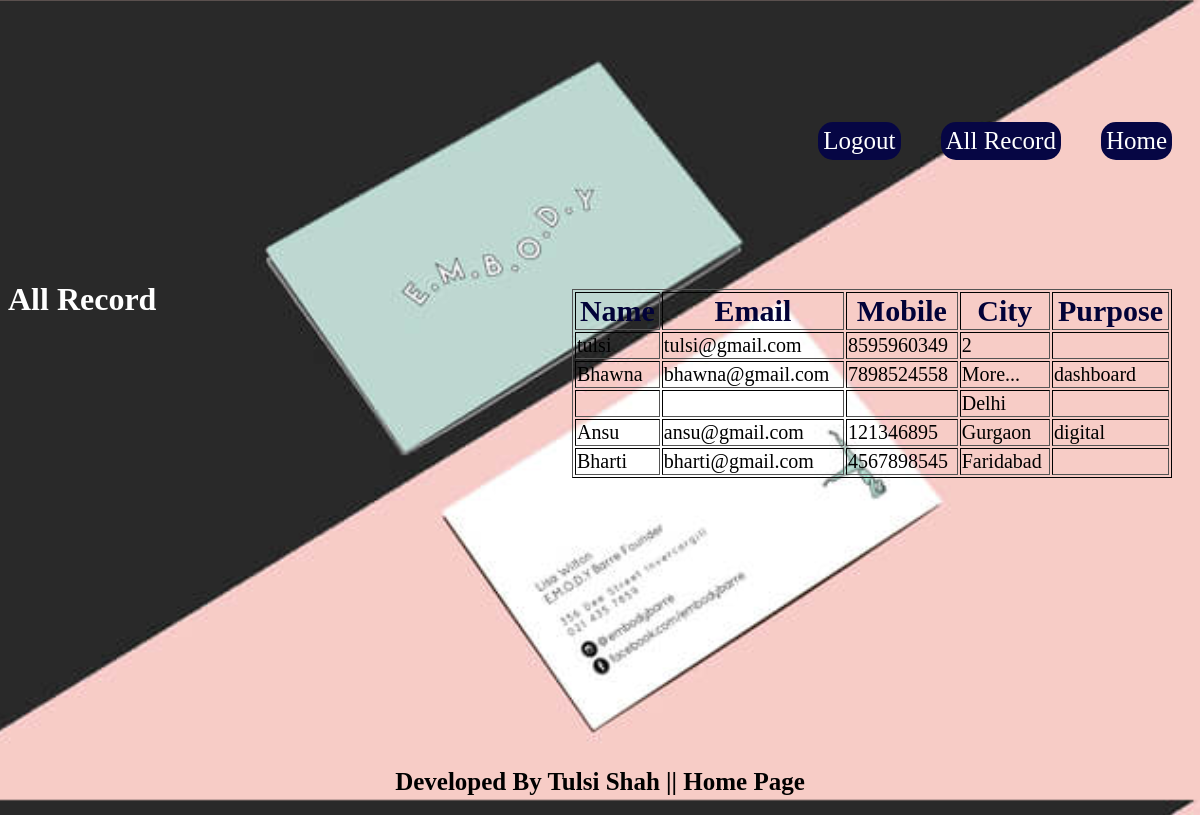
Screenshot of /all with the database file from the repository.
### app1/models.py (models this page shows, shortened)
class Contact(models.Model):
    name=models.CharField(max_length=100)
    email=models.CharField(max_length=100)
    mobile=models.CharField(max_length=100)
    city=models.CharField(max_length=100)
    purpose=models.CharField(max_length=100)

### app1/views.py (the view)
# urls.py: path('all',views.all),
def all(request):
     r=Contact.objects.all
     return render(request,"all.html",{'data':r})

### templates/all.html (shortened to what this page needs)
{% extends 'homebase.html' %}
{% block content1 %}
<h1>All Record</h1>
<center>
    <table id="table" border=1>
        <tr>
            <th id="th">Name</th>
            <th id="th">Email</th>
            <th id="th">Mobile</th>
            <th id="th">City</th>
            <th id="th">Purpose</th>
        </tr>
        {% for x in data  %}
            <tr>
                <td id="td">{{x.name}}</td>
                <td id="td">{{x.email}}</td>
                <td id="td">{{x.mobile}}</td>
                <td id="td">{{x.city}}</td>
                <td id="td">{{x.purpose}}</td>
            </tr>
            {% endfor %}
    </table>
</center>
{% endblock content1 %}
{% block footer %}<h1 id="hh">Developed By Tulsi Shah || Home Page</h1>
{% endblock footer %}

### templates/homebase.html (shortened to what this page needs)
<html>
    <head>
        <link rel="stylesheet" href="static/css/home.css">
    </head>
    <body>
        <div>
            <div id="header"><h1>{{user.username}}</h1></div>
            <div id="content">
                    <ul id="menubar">
                        <li><a href="home">Home</a></li>
                        <li><a href="all">All Record</a></li>
                        <li><a href="userlogout">Logout</a></li>
                    </ul>
                </div>
                <div id="content1">
                    {% block content1 %}{% endblock content1 %}
                </div>
            </div>
            <div id="footer">{% block footer %}{% endblock footer %}</div>
    </body>
</html>

### static/css/home.css (style rules this page uses)
body { background-image: url('/static/image/advertising-1.jpg'); background-position: center; background-size: cover; }
#header { height: 10%; width: 100%; font-size: 40px; text-align: center; }
#content { height: 20%; width: 100%; }
#menubar { list-style-type: none; }
#menubar li { text-decoration: none; display: inline; }
#menubar li a { text-decoration: none; color: white; margin: 20px; padding: 5px; font-size: 25px; float: right; background-color:rgb(6, 6, 68); border-radius: 15px; }
#content1 { height: 60%; width: 100%; }
#footer { height: 5%; width: 100%; }
#hh { color:black; font-size: 25px; text-align: center; }
#table { height: 30px; width: 600px; float: right; margin-top: -50px; border-color: black; margin-right: 20px; }
#th { color: rgb(2, 2, 56); font-size: 30px; }
#td { color:black; font-size: 20px; }
h1 { color: white; }

### rows the page displays
Contact: name "tulsi", email "tulsi@gmail.com", mobile "8595960349", city "2"
Contact: name "Bhawna", email "bhawna@gmail.com", mobile "7898524558", city "More...", purpose "dashboard"
Contact: city "Delhi"
Contact: name "Ansu", email "ansu@gmail.com", mobile "121346895", city "Gurgaon", purpose "digital"
Contact: name "Bharti", email "bharti@gmail.com", mobile "4567898545", city "Faridabad"
